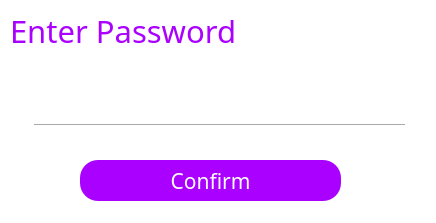
<?xml version="1.0" encoding="UTF-8"?>
<ui version="4.0">
 <class>EnterPswForm</class>
 <widget class="QWidget" name="EnterPswForm">
  <property name="geometry">
   <rect>
    <x>0</x>
    <y>0</y>
    <width>436</width>
    <height>223</height>
   </rect>
  </property>
  <property name="windowTitle">
   <string>Form</string>
  </property>
  <property name="styleSheet">
   <string notr="true">background-color: rgb(255, 255, 255);</string>
  </property>
  <widget class="QPushButton" name="pushButton_9">
   <property name="geometry">
    <rect>
     <x>80</x>
     <y>160</y>
     <width>261</width>
     <height>41</height>
    </rect>
   </property>
   <property name="font">
    <font>
     <family>等线</family>
     <pointsize>16</pointsize>
    </font>
   </property>
   <property name="cursor">
    <cursorShape>PointingHandCursor</cursorShape>
   </property>
   <property name="styleSheet">
    <string notr="true">background-color: rgb(170, 0, 255);
color: rgb(255, 255, 255);
border-radius:18px;</string>
   </property>
   <property name="text">
    <string>Confirm</string>
   </property>
   <property name="flat">
    <bool>false</bool>
   </property>
  </widget>
  <widget class="QLineEdit" name="lineEdit_6">
   <property name="geometry">
    <rect>
     <x>30</x>
     <y>90</y>
     <width>331</width>
     <height>31</height>
    </rect>
   </property>
   <property name="font">
    <font>
     <family>等线</family>
     <pointsize>10</pointsize>
    </font>
   </property>
   <property name="toolTip">
    <string/>
   </property>
   <property name="statusTip">
    <string/>
   </property>
   <property name="whatsThis">
    <string/>
   </property>
   <property name="accessibleName">
    <string/>
   </property>
   <property name="accessibleDescription">
    <string/>
   </property>
   <property name="styleSheet">
    <string notr="true">
QLineEdit[echoMode=&quot;2&quot;] {
    lineedit-password-character:42;
}
</string>
   </property>
   <property name="frame">
    <bool>false</bool>
   </property>
   <property name="echoMode">
    <enum>QLineEdit::Password</enum>
   </property>
  </widget>
  <widget class="Line" name="line_38">
   <property name="geometry">
    <rect>
     <x>34</x>
     <y>120</y>
     <width>371</width>
     <height>10</height>
    </rect>
   </property>
   <property name="orientation">
    <enum>Qt::Horizontal</enum>
   </property>
  </widget>
  <widget class="QPushButton" name="turn2visible1_2">
   <property name="geometry">
    <rect>
     <x>360</x>
     <y>90</y>
     <width>41</width>
     <height>41</height>
    </rect>
   </property>
   <property name="font">
    <font>
     <family>Arial</family>
    </font>
   </property>
   <property name="cursor">
    <cursorShape>PointingHandCursor</cursorShape>
   </property>
   <property name="autoFillBackground">
    <bool>false</bool>
   </property>
   <property name="text">
    <string/>
   </property>
   <property name="icon">
    <iconset>
     <normaloff>pic/02.png</normaloff>pic/02.png</iconset>
   </property>
   <property name="iconSize">
    <size>
     <width>40</width>
     <height>40</height>
    </size>
   </property>
   <property name="flat">
    <bool>true</bool>
   </property>
  </widget>
  <widget class="QLabel" name="label_15">
   <property name="geometry">
    <rect>
     <x>10</x>
     <y>10</y>
     <width>231</width>
     <height>41</height>
    </rect>
   </property>
   <property name="font">
    <font>
     <family>微软雅黑</family>
     <pointsize>23</pointsize>
     <weight>50</weight>
     <bold>false</bold>
    </font>
   </property>
   <property name="styleSheet">
    <string notr="true">color: rgb(170, 0, 255);</string>
   </property>
   <property name="text">
    <string>Enter Password</string>
   </property>
  </widget>
  <widget class="QPushButton" name="closeenterpsw">
   <property name="geometry">
    <rect>
     <x>390</x>
     <y>0</y>
     <width>41</width>
     <height>31</height>
    </rect>
   </property>
   <property name="text">
    <string/>
   </property>
   <property name="icon">
    <iconset>
     <normaloff>pic/close.png</normaloff>pic/close.png</iconset>
   </property>
   <property name="flat">
    <bool>true</bool>
   </property>
  </widget>
 </widget>
 <resources/>
 <connections/>
</ui>
